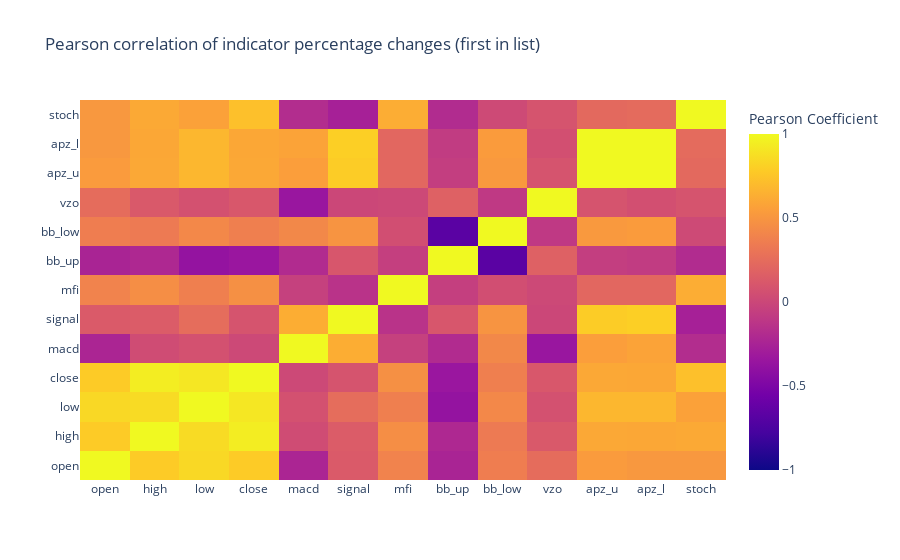

The code cell stored with this chart in its notebook:
### Code cell
heatmap = go.Heatmap(
    z=n_indicators.iloc[-20:].pct_change().corr(method='pearson').values,
    x=n_indicators.columns,
    y=n_indicators.columns,
    colorbar=dict(title='Pearson Coefficient'),
)

layout = go.Layout(title="Pearson correlation of indicator percentage changes (first in list)")

heatmap['zmax'] = 1.0
heatmap['zmin'] = -1.0

fig = go.Figure(data=[heatmap], layout=layout)
py.iplot(fig)

### Figure 1 — Plotly figure (JSON) as saved in the notebook; plotly's stock layout.template omitted (floating-point values rounded to 4 significant figures; data arrays with more than 128 entries replaced by an {"elided": "..."} marker saying what was removed)
{"data": [{"colorbar": {"title": {"text": "Pearson Coefficient"}}, "type": "heatmap", "x": ["open", "high", "low", "close", "macd", "signal", "mfi", "bb_up", "bb_low", "vzo", "apz_u", "apz_l", "stoch"], "y": ["open", "high", "low", "close", "macd", "signal", "mfi", "bb_up", "bb_low", "vzo", "apz_u", "apz_l", "stoch"], "z": {"elided": "13x13 float values"}, "zmax": 1, "zmin": -1}], "layout": {"title": {"text": "Pearson correlation of indicator percentage changes (first in list)"}}}
